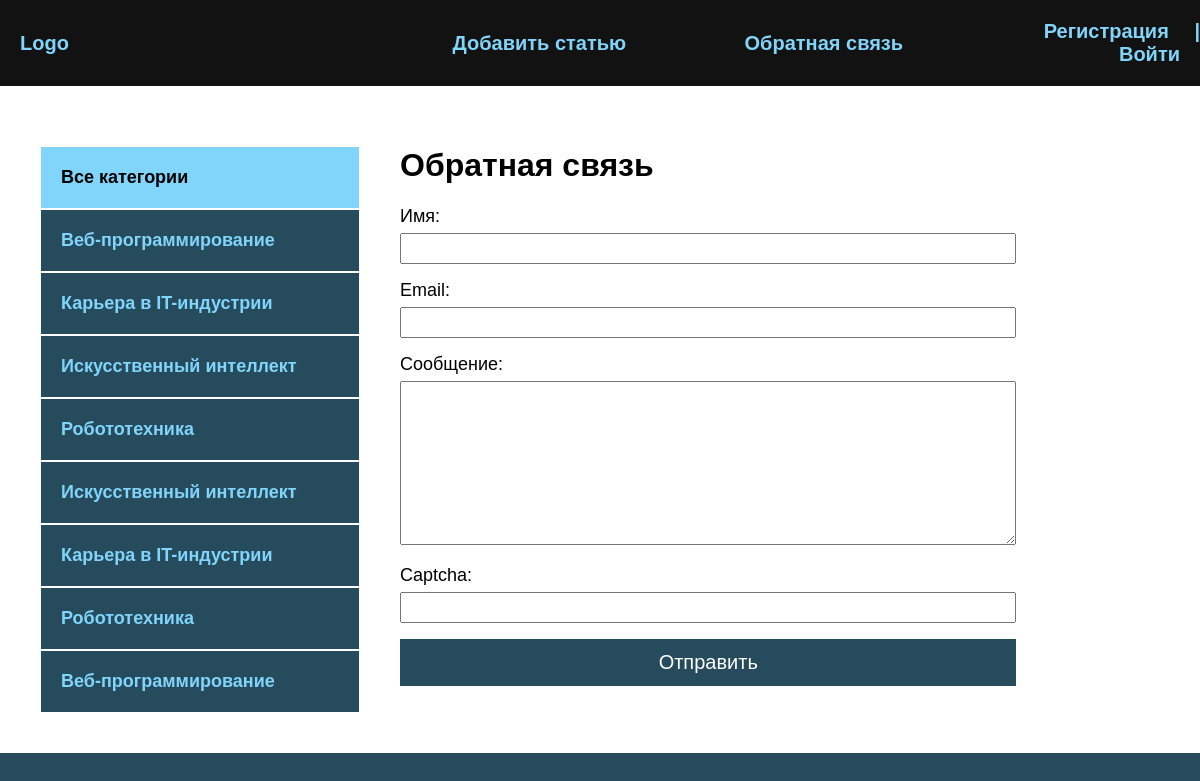
Page /contact/ on the committed database.
### blog/models.py (models this page shows, shortened)
class Category(models.Model):
    name = models.CharField(max_length=100, verbose_name='Категория')
    slug = models.SlugField(max_length=100, unique=True, verbose_name='URL')
    def get_absolute_url(self):
        return reverse('category', kwargs={'cat_slug': self.slug})
    class Meta:
        verbose_name = 'Категорию'
        verbose_name_plural = 'Категории'

### blog/views.py (the view, shortened to what this page needs)
# urls.py: path('contact/', ContactFormView.as_view(), name='contact'),
class ContactFormView(DataMixin, FormView):
    form_class = ContactForm
    template_name = 'blog/contact.html'
    success_url = reverse_lazy('index')
    def get_context_data(self, *, object_list=None, **kwargs):
        context = super().get_context_data(**kwargs)
        c_def = self.get_user_context(title='Обратная связь')
        return dict(list(context.items()) + list(c_def.items()))

### blog/forms.py
class ContactForm(forms.Form):
    name = forms.CharField(label='Имя', max_length=255)
    email = forms.EmailField(label='Email')
    content = forms.CharField(label='Сообщение', widget=forms.Textarea(attrs={'cols': 60, 'rows': 10}))
    captcha = CaptchaField()

### blog/templatetags/blog_tags.py (called while the page is built)
@register.inclusion_tag('blog/list_categories.html')
def show_categories(sort=None, cat_selected=0):
    if not sort:
        cats = Category.objects.all()
    else:
        cats = Category.objects.order_by(sort)
    return {'cats': cats, 'cat_selected': cat_selected}

### blog/utils.py (called while the page is built)
    def get_user_context(self, **kwargs):
        context = kwargs
        cats = Category.objects.annotate(Count('blog'))
        user_menu = menu.copy()
        if not self.request.user.is_authenticated:
            user_menu.pop(0)
        context['menu'] = menu
        context['cats'] = cats
        if 'cat_selected' not in context:
            context['cat_selected'] = 0
        return context

### blog/templates/blog/contact.html (shortened to what this page needs)
{% extends 'blog/base.html' %}
{% block content %}
<h1>{{ title }}</h1>
<form method="post">
  {{ form.as_p }}
  <button>Отправить</button>
</form>
{% endblock %}

### blog/templates/blog/base.html (shortened to what this page needs)
<!DOCTYPE html>
{% load static %}
{% load blog_tags %}
<html lang="en">
<head>
    <link rel="stylesheet" href="{% static 'css/style.css' %}">
</head>
<body>
    <div class="header">
        <div class="wrap">
            <ul class="mainmenu">
                <li class="logo"><a href="{% url 'index' %}">Logo</a></li>
                {% for m in menu %}
                <li class="last"><a href="{% url m.url_name %}">{{ m.title }}</a></li>
                {% endfor %}
                {% if request.user_is_authenticated %}
                <li class="last">{{ user.username }} | <a href="">Выйти</a></li>
                {% else %}
                <li class="last">
                    <a href="{% url 'register' %}">Регистрация</a> | <a href="{% url 'login' %}">Войти</a>
                </li>
                {% endif %}
            </ul>
        </div>
    </div>
    <div class="content">
        <div class="wrap">
            <div class="sidebar">
                <ul>
                    {% if cat_selected == 0 %}
                    <li class="selected">Все категории</li>
                    {% else %}
                    <li><a href="{% url 'index' %}">Все категории</a></li>
                    {% endif %}
                    {% show_categories cat_selected=cat_selected %}
                    {% for c in cats %}
                        {% if c.blog__count > 0 %}
                            {% if c.pk == cat_selected %}
                            <li class="selected">{{ c.name }}</li>
                            {% else %}
                            <li><a href="{{ c.get_absolute_url }}">{{ c.name }}</a></li>
                            {% endif %}
                        {% endif %}
                    {% endfor %}
                </ul>
            </div>
            <div class="main">
                {% block content %}
                {% endblock %}
            </div>
        </div>
    </div>
</body>
</html>

### blog/templates/blog/list_categories.html
{% for c in cats %}
    {% if c.pk == cat_selected %}
    <li class="selected">{{ c.name }}</li>
    {% else %}
    <li><a href="{{ c.get_absolute_url }}">{{ c.name }}</a></li>
    {% endif %}
{% endfor %}

### blog/static/css/style.css (style rules this page uses)
body { padding: 0; margin: 0; background: #264b5d; font-family: Verdana, Geneva, Tahoma, sans-serif; }
.wrap { max-width: 1200px; margin: 0 auto; }
.content .wrap { background: #FFF; padding: 40px; box-sizing: border-box; display: flex; }
ul { list-style: none; margin: 0; padding: 0; }
a { color: #81d4fa; text-decoration: none; padding: 20px; }
.header { background: #121212; }
.mainmenu { display: flex; font-size: 20px; font-weight: bold; padding: 20px 0; align-items: center; justify-content: space-between; }
.logo { flex-basis: 40%; }
.last { flex-basis: 30%; text-align: right; color: #81d4fa; }
.sidebar ul { width: 320px; margin-right: 40px; margin-top: 20px; }
.sidebar a { padding: 20px; display: block; border: 1px solid #FFF; background: #264b5d; font-weight: bold; font-size: 18px; }
.selected { font-size: 18px; padding: 20px; border: 1px solid #FFF; background: #81d4fa; font-weight: bold; }
button { background: #81d4fa; border: 2px solid #264b5d; width: 100%; padding: 10px; font-size: 20px; cursor: pointer; }
form label { font-size: 18px; }
input, textarea { width: 100%; margin-top: 6px; padding: 6px; box-sizing: border-box; }
label { font-size: 20px; }
button { background: #264b5d; color: #FFF; padding: 10px 40px; width: 100%; font-size: 20px; cursor: pointer; }
.last a { display: inline; }

### rows in the picture
Category: name "Веб-программирование"
Category: name "Карьера в IT-индустрии"
Category: name "Искусственный интеллект"
Category: name "Робототехника"

### other values in the picture
{{ m.title }} "Добавить статью" "Обратная связь"
{{ title }} "Обратная связь"
